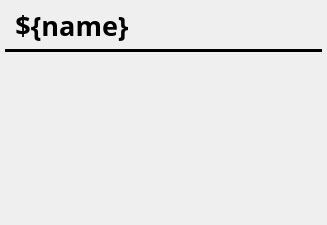
<?xml version="1.0" encoding="UTF-8"?>
<ui version="4.0">
 <class>Form</class>
 <widget class="QWidget" name="Form">
  <property name="geometry">
   <rect>
    <x>0</x>
    <y>0</y>
    <width>327</width>
    <height>225</height>
   </rect>
  </property>
  <property name="sizePolicy">
   <sizepolicy hsizetype="Preferred" vsizetype="Preferred">
    <horstretch>0</horstretch>
    <verstretch>0</verstretch>
   </sizepolicy>
  </property>
  <property name="minimumSize">
   <size>
    <width>0</width>
    <height>0</height>
   </size>
  </property>
  <property name="maximumSize">
   <size>
    <width>600</width>
    <height>300</height>
   </size>
  </property>
  <property name="sizeIncrement">
   <size>
    <width>1</width>
    <height>1</height>
   </size>
  </property>
  <property name="baseSize">
   <size>
    <width>400</width>
    <height>200</height>
   </size>
  </property>
  <property name="windowTitle">
   <string>Form</string>
  </property>
  <layout class="QVBoxLayout" name="main_layout" stretch="0,0,0,2">
   <property name="spacing">
    <number>3</number>
   </property>
   <property name="sizeConstraint">
    <enum>QLayout::SetDefaultConstraint</enum>
   </property>
   <property name="leftMargin">
    <number>5</number>
   </property>
   <property name="topMargin">
    <number>5</number>
   </property>
   <property name="rightMargin">
    <number>5</number>
   </property>
   <property name="bottomMargin">
    <number>5</number>
   </property>
   <item>
    <layout class="QHBoxLayout" name="button_layout" stretch="1,0">
     <property name="spacing">
      <number>2</number>
     </property>
     <property name="leftMargin">
      <number>10</number>
     </property>
     <property name="topMargin">
      <number>2</number>
     </property>
     <property name="rightMargin">
      <number>2</number>
     </property>
     <property name="bottomMargin">
      <number>2</number>
     </property>
     <item alignment="Qt::AlignLeft">
      <widget class="QLabel" name="name_label">
       <property name="sizePolicy">
        <sizepolicy hsizetype="Preferred" vsizetype="Preferred">
         <horstretch>0</horstretch>
         <verstretch>0</verstretch>
        </sizepolicy>
       </property>
       <property name="font">
        <font>
         <family>Sans Serif</family>
         <pointsize>20</pointsize>
         <weight>75</weight>
         <bold>true</bold>
         <kerning>true</kerning>
        </font>
       </property>
       <property name="text">
        <string>${name}</string>
       </property>
       <property name="scaledContents">
        <bool>false</bool>
       </property>
       <property name="alignment">
        <set>Qt::AlignCenter</set>
       </property>
      </widget>
     </item>
     <item>
      <widget class="TyphosDisplaySwitcher" name="TyphosDisplaySwitcher">
       <property name="toolTip">
        <string/>
       </property>
      </widget>
     </item>
    </layout>
   </item>
   <item>
    <widget class="QFrame" name="underline">
     <property name="autoFillBackground">
      <bool>false</bool>
     </property>
     <property name="styleSheet">
      <string notr="true"/>
     </property>
     <property name="frameShape">
      <enum>QFrame::HLine</enum>
     </property>
     <property name="frameShadow">
      <enum>QFrame::Plain</enum>
     </property>
     <property name="lineWidth">
      <number>10</number>
     </property>
    </widget>
   </item>
   <item>
    <widget class="TyphosPositionerWidget" name="TyphosPositionerWidget">
     <property name="minimumSize">
      <size>
       <width>0</width>
       <height>0</height>
      </size>
     </property>
     <property name="toolTip">
      <string/>
     </property>
    </widget>
   </item>
   <item>
    <spacer name="verticalSpacer">
     <property name="orientation">
      <enum>Qt::Vertical</enum>
     </property>
     <property name="sizeHint" stdset="0">
      <size>
       <width>20</width>
       <height>40</height>
      </size>
     </property>
    </spacer>
   </item>
  </layout>
 </widget>
 <customwidgets>
  <customwidget>
   <class>TyphosDisplaySwitcher</class>
   <extends>QFrame</extends>
   <header>typhos.display</header>
  </customwidget>
  <customwidget>
   <class>TyphosPositionerWidget</class>
   <extends>QWidget</extends>
   <header>typhos.positioner</header>
  </customwidget>
 </customwidgets>
 <resources/>
 <connections/>
</ui>
